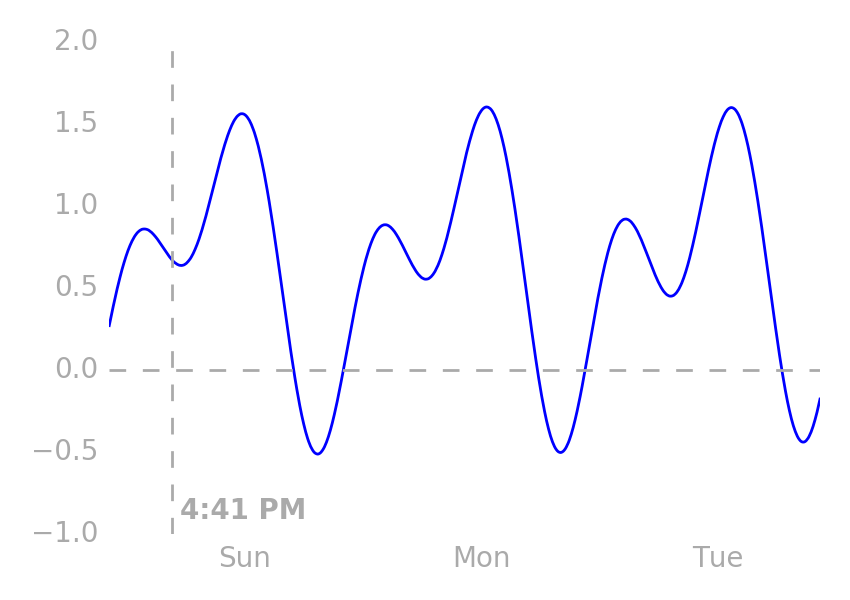

Write the Python code that produced this figure.
#!/usr/bin python2
from __future__ import print_function
from urllib2 import URLError, quote, urlopen
from datetime import datetime, timedelta
from xml.etree.ElementTree import ElementTree, fromstring
import pandas as pd
import numpy as np
import matplotlib as mpl
mpl.use('Agg')
import matplotlib.pyplot as plt
from matplotlib.dates import DateFormatter, HourLocator, DayLocator
# plt.style.use('ggplot')



def index():
    # postData = req.form
    # url = str(postData['url'].value)

    station = '8726520'  # St Petersburg
    api_base = r'http://tidesandcurrents.noaa.gov/api/datagetter?'
    t_offset = -17
    h_offset_high = 0.66
    h_offset_low = 0.82

    # Grab tide predictions
    now = datetime.now()
    now_date = '{0}{1:0>2d}{2:0>2d} {3:0>2d}:{4:0>2d}'.format(now.year, now.month, now.day, now.hour, now.minute)
    begin = now-timedelta(hours=6)
    begin_date = '{0}{1:0>2d}{2:0>2d} {3:0>2d}:{4:0>2d}'.format(begin.year, begin.month, begin.day, begin.hour, begin.minute)
    end = now+timedelta(hours=18+48)
    end_date = '{0}{1:0>2d}{2:0>2d} {3:0>2d}:{4:0>2d}'.format(end.year, end.month, end.day, end.hour, end.minute)
    options = ['begin_date={}'.format(begin_date),
               'end_date={}'.format(end_date),
               'station={}'.format(station),
               'product=predictions',
               'datum=mllw',
               'units=english',
               'time_zone=lst_ldt',
               'application=web_services',
               'format=xml']
    fetch_url = api_base + '&'.join(options)
    url = quote(fetch_url, safe="%/:=&?~#+!$,;'@()*[]")
    xml = get_api_response(url)
    pr = parse_api_response(xml, 'pr')

    # Apply time offset
    pr.index = pr.index+timedelta(minutes=t_offset)

    # Apply rough height offset equal to the mean of the high/low tide offsets
    pr = pr*np.mean([h_offset_high, h_offset_low])

    # Plot tide chart
    plot(pr, now)

    html = '<img src="js/tides/tides.png">'
    return html


def index2(req):
    postData = req.form
    url = str(postData['url'].value)
    res = urlopen(url)
    html = None
    for line in res.readlines():
        if './serveimage?filename=' in line:
            html = line
            break
    html = html.replace('\t', '')
    html = html.replace('\n', '')
    html = html.replace('img src=".', 'img src="https://tidesandcurrents.noaa.gov/noaatidepredictions')
    return html


def init_plotting():
    mpl.rcParams['figure.figsize'] = (4.25, 3)
    mpl.rcParams['font.size'] = 10
    mpl.rcParams['font.family'] = 'HelveticaNeue-Light', 'sans-serif'
    mpl.rcParams['font.weight'] = 'light'
    mpl.rcParams['text.color'] = '#aaaaaa'
    mpl.rcParams['axes.labelcolor'] = mpl.rcParams['text.color']
    mpl.rcParams['axes.labelsize'] = mpl.rcParams['font.size']
    mpl.rcParams['axes.titlesize'] = 1.5*mpl.rcParams['font.size']
    mpl.rcParams['legend.fontsize'] = mpl.rcParams['font.size']
    mpl.rcParams['xtick.labelsize'] = mpl.rcParams['font.size']
    mpl.rcParams['xtick.color'] = mpl.rcParams['text.color']
    mpl.rcParams['ytick.labelsize'] = mpl.rcParams['font.size']
    mpl.rcParams['ytick.color'] = mpl.rcParams['text.color']
    mpl.rcParams['savefig.dpi'] = 2*mpl.rcParams['savefig.dpi']
    mpl.rcParams['legend.frameon'] = False


def get_api_response(url):
    try:
        res = urlopen(url)
        return res.read()

    except URLError as e:
        if hasattr(e, 'reason'):
            print('We failed to reach a server.')
            print('Reason: ', e.reason)
        elif hasattr(e, 'code'):
            print('The server couldn\'t fulfill the request.')
            print('Error code: ', e.code)


def parse_api_response(xml, tag):
    tree = fromstring(xml)
    if tag == 'wl':
        data = tree.findall('observations/wl')
    elif tag == 'pr':
        data = tree.findall('pr')
    values = list()
    for element in data:
        values.append((element.attrib['t'], element.attrib['v']))

    df = pd.DataFrame(values, columns=['date', 'value'])
    df.date = pd.to_datetime(df.date)
    df.value = pd.to_numeric(df.value)
    df = df.set_index(['date'])
    s = df.value
    return s


def plot(s, now):

    init_plotting()
    fig, ax = plt.subplots()

    plt.rc('font', weight='bold')
    plt.rc('text', color='#aaaaaa')
    ax.set_axis_bgcolor('white')

    daysFmt = DateFormatter('%a')
    days = DayLocator()
    # plt.ylabel('Height above MLLW')
    ax.xaxis.set_major_locator(days)
    ax.xaxis.set_major_formatter(daysFmt)

    ax.plot_date(s.index.tolist(), [0]*len(s), '--', color='#aaaaaa')
    ax.plot_date((now, now), ax.get_ylim(), '--', color='#aaaaaa')
    ax.plot_date(s.index.tolist(), s.values.tolist(), '-', color='blue')

    plt.text(.1, .03, now.strftime("%I:%M %p").lstrip('0'), transform=ax.transAxes)

    plt.tick_params(axis='both',          # changes apply to the x-axis
                    which='both',      # both major and minor ticks are affected
                    left='off',
                    top='off',
                    right='off',
                    bottom='off')

    for spine in ax.spines.itervalues():
        spine.set_visible(False)

    plt.tight_layout()
    plt.savefig('tides.png', transparent=False)
    # plt.show()
    # plt.close()


if __name__=='__main__':
    html = index()
    # print(html)

# station = '8726520'  # St Petersburg
# api_base = r'http://tidesandcurrents.noaa.gov/api/datagetter?'
# t_offset = -17
# h_offset_high = 0.66
# h_offset_low = 0.82
#
# # Grab water levels
# options = ['range={}'.format(6),    # Get the last 6 hours of data
#            'station={}'.format(station),
#            'product=water_level',
#            'datum=mllw',
#            'units=english',
#            'time_zone=lst_ldt',
#            'application=web_services',
#            'format=xml']
# fetch_url = api_base + '&'.join(options)
# url = quote(fetch_url, safe="%/:=&?~#+!$,;'@()*[]")
# xml = get_api_response(url)
# wl = parse_api_response(xml, 'wl')
